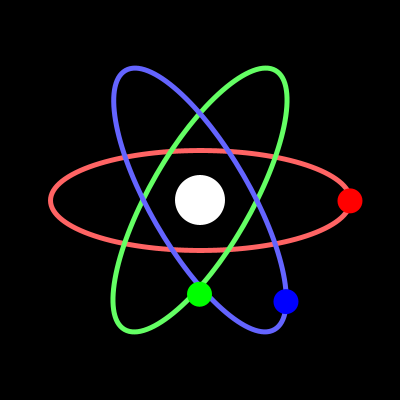
Frame 1 (no input)
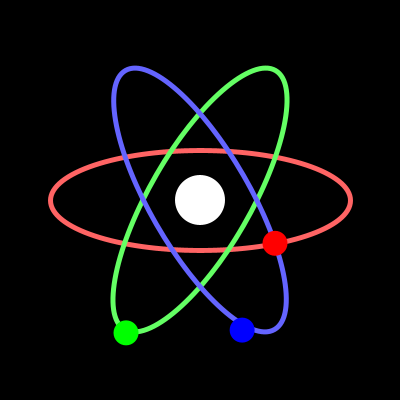
Frame 60 (the mouse pressed at the canvas centre just before this capture)
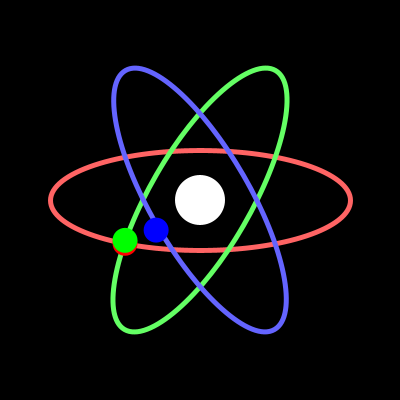
Frame 120 (the mouse held since frame 60 and released just before this capture)

The Processing sketch that drew these frames (run headless with seeded random() and noise(); from frame 60 on, the mouse is pressed at the canvas centre):

// Processing sketch: Atomic
// ── Atomic.pde

// Animate 3 electrons orbiting around a nucleus.
// Each electron should follow a path and match
// colors with its respective path.

// Don't use rotate(), pushMatrix(), or popMatrix()
// Use vectors and trigonometry

float x1, x2, x3;
float y1, y2, y3;
final float a = 150; // 1/2 length of major axis
final float b = 50; // 1/2 length of minor axis
int angle;


boolean isReturningX = false;
boolean isReturningY = false;


void setup() {
  size(400, 400);
}
void draw() {

  drawBackground();

  ///////////////// START YOUR CODE HERE:
  noStroke();


  angle++;

  // Red Electron
  fill(255, 0, 0); // set Color to red
  // Move in an elpitical orbit around (200, 200)
  x1 = a*cos((PI/180)*angle);
  y1 = b*sin((PI/180)*angle);
  translate(width/2, height/2);
  //Draw the electron
  ellipse(x1, y1, 25, 25);

  // Green Electron
  fill(0, 255, 0); // set Color to red
  // Move in an elpitical orbit around (200, 200)

  // Can I recreate the rotate function??


  x2 = 1 * cos((PI/180) * angle) - 86 * sin((PI/180) * angle);
  y2 = 92.5 * cos((PI/180) * angle) + 100 * sin((PI/180) * angle);


  //Draw the electron
  ellipse(x2, y2, 25, 25);


  // do the third one
  x3 = 86 * cos((PI/180) * angle) - 1 * sin((PI/180) * angle);
  y3 = 100 * cos((PI/180) * angle) + 92.5 * sin((PI/180) * angle);
  fill(0, 0, 255);
  ellipse(x3, y3, 25, 25);

  ///////////////// END YOUR CODE HERE
}
void drawBackground() {
  background(0);
  noStroke();
  fill(255);
  ellipse(200, 200, 50, 50);
  noFill();
  strokeWeight(5);

  pushMatrix();
  translate(200, 200);
  stroke(255, 100, 100);
  ellipse(0, 0, 300, 100);
  popMatrix();

  pushMatrix();
  translate(200, 200);
  rotate(PI/1.5);
  stroke(100, 255, 100);
  ellipse(0, 0, 300, 100);
  popMatrix();

  pushMatrix();
  translate(200, 200);
  rotate(2*PI/1.5);
  stroke(100, 100, 255);
  ellipse(0, 0, 300, 100);
  popMatrix();
}
